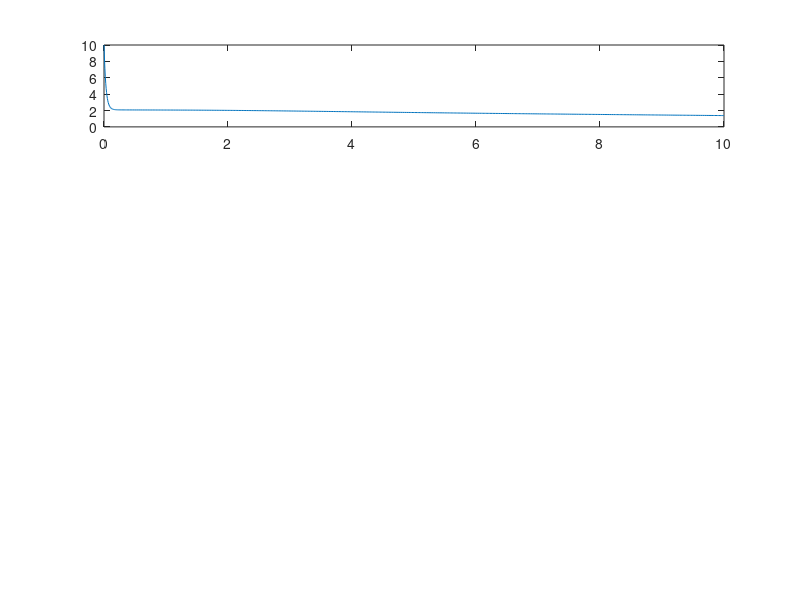

The MATLAB script that drew this image: (Note: this script raises an error after producing the figure.)
%% DEFINE THE STATE MATRICES
A = [-0.038,  18.984, 0,     -32.174; ...
     -0.001, -0.632,  1,      0; ...
      0,     -0.759, -0.518,  0; ...
      0,      0,      1,      0];
B = [10.1,   0; ...
     0,     -0.0086; ... 
     0.025, -0.011; ...
     0,      0];
x0 = [10; 0.1; 0.1; 0.0];

% DEFINE Q AND R MATRICES
Q = diag([1, 100, 500, 500]);
R = diag([0.1, 1.0]);

% CHECK CONTROLLABILITY
gamma = ctrb(A,B);
% disp(rank(gamma))

% BUILD GAIN MATRIX
K = lqr(A,B,Q,R);

% BUILD CLOSED LOOP SYSTEM
Acl = A - B*K;

% SIMULATION PARAMETERS
tspan = [0 10];  

% DEFINE ODE FUNCTION
f = @(t,x) Acl * x;

% SIMULATE FORWARD IN TIME
[t, x] = ode45(f, tspan, x0);

% PLOT STATES
figure;
subplot(4,1,1)
plot(t, x(:,1)), ylabel('x_1', LineWidth=1.5), grid on
subplot(4,1,2)
plot(t, x(:,2)), ylabel('x_2', LineWidth=1.5), grid on
subplot(4,1,3)
plot(t, x(:,3)), ylabel('x_3', LineWidth=1.5), grid on
subplot(4,1,4)
plot(t, x(:,4)), ylabel('x_4', LineWidth=1.5), grid on
xlabel('Time (s)')
sgtitle('Closed Loop State Response')